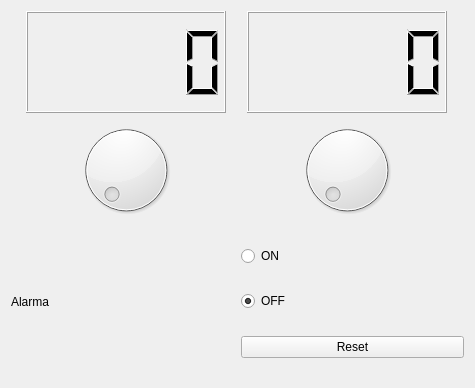
<?xml version="1.0" encoding="UTF-8"?>
<ui version="4.0">
 <class>MyForm</class>
 <widget class="QWidget" name="MyForm">
  <property name="geometry">
   <rect>
    <x>0</x>
    <y>0</y>
    <width>475</width>
    <height>388</height>
   </rect>
  </property>
  <property name="windowTitle">
   <string>Form</string>
  </property>
  <layout class="QVBoxLayout" name="verticalLayout_3">
   <item>
    <layout class="QVBoxLayout" name="verticalLayout">
     <item>
      <layout class="QHBoxLayout" name="horizontalLayout">
       <item>
        <widget class="QLCDNumber" name="Hora">
         <property name="minimumSize">
          <size>
           <width>100</width>
           <height>100</height>
          </size>
         </property>
         <property name="maximumSize">
          <size>
           <width>200</width>
           <height>200</height>
          </size>
         </property>
        </widget>
       </item>
       <item>
        <widget class="QLCDNumber" name="Minut">
         <property name="minimumSize">
          <size>
           <width>100</width>
           <height>100</height>
          </size>
         </property>
         <property name="maximumSize">
          <size>
           <width>200</width>
           <height>200</height>
          </size>
         </property>
        </widget>
       </item>
      </layout>
     </item>
     <item>
      <layout class="QHBoxLayout" name="horizontalLayout_2">
       <item>
        <widget class="QDial" name="Hores">
         <property name="minimumSize">
          <size>
           <width>80</width>
           <height>100</height>
          </size>
         </property>
         <property name="maximumSize">
          <size>
           <width>200</width>
           <height>200</height>
          </size>
         </property>
         <property name="maximum">
          <number>23</number>
         </property>
        </widget>
       </item>
       <item>
        <widget class="QDial" name="Minuts">
         <property name="minimumSize">
          <size>
           <width>100</width>
           <height>100</height>
          </size>
         </property>
         <property name="maximumSize">
          <size>
           <width>200</width>
           <height>200</height>
          </size>
         </property>
         <property name="maximum">
          <number>59</number>
         </property>
        </widget>
       </item>
      </layout>
     </item>
    </layout>
   </item>
   <item>
    <layout class="QHBoxLayout" name="horizontalLayout_3">
     <item>
      <widget class="MyLabel" name="alarma">
       <property name="minimumSize">
        <size>
         <width>150</width>
         <height>150</height>
        </size>
       </property>
       <property name="text">
        <string>Alarma</string>
       </property>
      </widget>
     </item>
     <item>
      <layout class="QVBoxLayout" name="verticalLayout_2">
       <item>
        <widget class="QRadioButton" name="on">
         <property name="text">
          <string>ON</string>
         </property>
        </widget>
       </item>
       <item>
        <widget class="QRadioButton" name="off">
         <property name="text">
          <string>OFF</string>
         </property>
         <property name="checked">
          <bool>true</bool>
         </property>
        </widget>
       </item>
       <item>
        <widget class="QPushButton" name="ResetButton">
         <property name="text">
          <string>Reset</string>
         </property>
        </widget>
       </item>
      </layout>
     </item>
    </layout>
   </item>
  </layout>
 </widget>
 <customwidgets>
  <customwidget>
   <class>MyLabel</class>
   <extends>QLabel</extends>
   <header>MyLabel.h</header>
   <slots>
    <signal>reseteja(int)</signal>
    <slot>reset()</slot>
    <slot>off()</slot>
    <slot>on()</slot>
    <slot>updateHora(int)</slot>
    <slot>updateMinut(int)</slot>
   </slots>
  </customwidget>
 </customwidgets>
 <resources/>
 <connections>
  <connection>
   <sender>Minuts</sender>
   <signal>valueChanged(int)</signal>
   <receiver>Minut</receiver>
   <slot>display(int)</slot>
   <hints>
    <hint type="sourcelabel">
     <x>251</x>
     <y>191</y>
    </hint>
    <hint type="destinationlabel">
     <x>251</x>
     <y>88</y>
    </hint>
   </hints>
  </connection>
  <connection>
   <sender>Hores</sender>
   <signal>valueChanged(int)</signal>
   <receiver>Hora</receiver>
   <slot>display(int)</slot>
   <hints>
    <hint type="sourcelabel">
     <x>128</x>
     <y>161</y>
    </hint>
    <hint type="destinationlabel">
     <x>128</x>
     <y>82</y>
    </hint>
   </hints>
  </connection>
  <connection>
   <sender>ResetButton</sender>
   <signal>clicked()</signal>
   <receiver>alarma</receiver>
   <slot>reset()</slot>
   <hints>
    <hint type="sourcelabel">
     <x>251</x>
     <y>360</y>
    </hint>
    <hint type="destinationlabel">
     <x>159</x>
     <y>348</y>
    </hint>
   </hints>
  </connection>
  <connection>
   <sender>alarma</sender>
   <signal>reseteja(int)</signal>
   <receiver>Hores</receiver>
   <slot>setValue(int)</slot>
   <hints>
    <hint type="sourcelabel">
     <x>76</x>
     <y>287</y>
    </hint>
    <hint type="destinationlabel">
     <x>128</x>
     <y>209</y>
    </hint>
   </hints>
  </connection>
  <connection>
   <sender>alarma</sender>
   <signal>reseteja(int)</signal>
   <receiver>Minuts</receiver>
   <slot>setValue(int)</slot>
   <hints>
    <hint type="sourcelabel">
     <x>159</x>
     <y>264</y>
    </hint>
    <hint type="destinationlabel">
     <x>251</x>
     <y>218</y>
    </hint>
   </hints>
  </connection>
  <connection>
   <sender>alarma</sender>
   <signal>reseteja(int)</signal>
   <receiver>off</receiver>
   <slot>toggle()</slot>
   <hints>
    <hint type="sourcelabel">
     <x>159</x>
     <y>304</y>
    </hint>
    <hint type="destinationlabel">
     <x>251</x>
     <y>311</y>
    </hint>
   </hints>
  </connection>
  <connection>
   <sender>off</sender>
   <signal>toggled(bool)</signal>
   <receiver>alarma</receiver>
   <slot>off()</slot>
   <hints>
    <hint type="sourcelabel">
     <x>256</x>
     <y>293</y>
    </hint>
    <hint type="destinationlabel">
     <x>205</x>
     <y>291</y>
    </hint>
   </hints>
  </connection>
  <connection>
   <sender>on</sender>
   <signal>toggled(bool)</signal>
   <receiver>alarma</receiver>
   <slot>on()</slot>
   <hints>
    <hint type="sourcelabel">
     <x>284</x>
     <y>262</y>
    </hint>
    <hint type="destinationlabel">
     <x>206</x>
     <y>239</y>
    </hint>
   </hints>
  </connection>
  <connection>
   <sender>Hores</sender>
   <signal>valueChanged(int)</signal>
   <receiver>alarma</receiver>
   <slot>updateHora(int)</slot>
   <hints>
    <hint type="sourcelabel">
     <x>75</x>
     <y>171</y>
    </hint>
    <hint type="destinationlabel">
     <x>65</x>
     <y>255</y>
    </hint>
   </hints>
  </connection>
  <connection>
   <sender>Minuts</sender>
   <signal>valueChanged(int)</signal>
   <receiver>alarma</receiver>
   <slot>updateMinut(int)</slot>
   <hints>
    <hint type="sourcelabel">
     <x>288</x>
     <y>194</y>
    </hint>
    <hint type="destinationlabel">
     <x>151</x>
     <y>272</y>
    </hint>
   </hints>
  </connection>
 </connections>
</ui>
